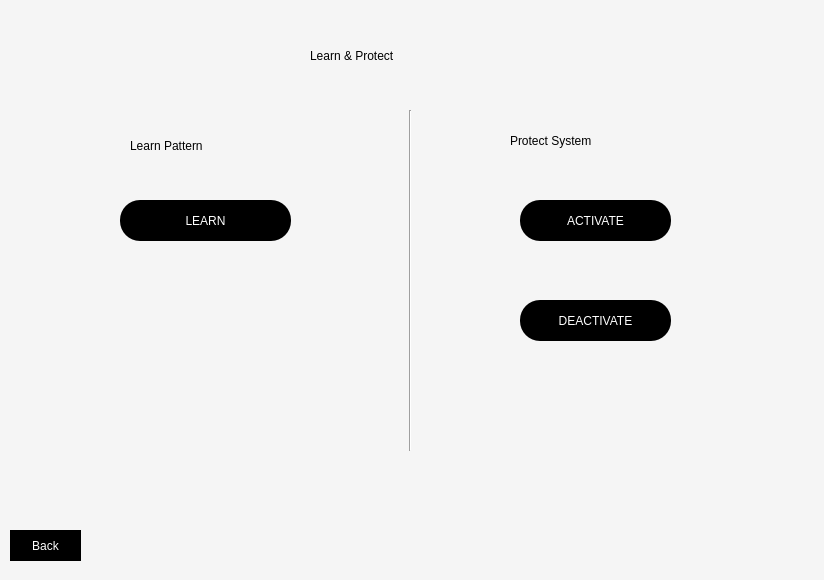
<?xml version="1.0" encoding="UTF-8"?>
<ui version="4.0">
 <class>dialog</class>
 <widget class="QDialog" name="dialog">
  <property name="geometry">
   <rect>
    <x>0</x>
    <y>0</y>
    <width>824</width>
    <height>580</height>
   </rect>
  </property>
  <property name="windowTitle">
   <string>Dialog</string>
  </property>
  <property name="styleSheet">
   <string notr="true">QWidget#dialog{
background-color:rgb(245, 245, 245);}</string>
  </property>
  <widget class="QLabel" name="label">
   <property name="geometry">
    <rect>
     <x>310</x>
     <y>40</y>
     <width>231</width>
     <height>31</height>
    </rect>
   </property>
   <property name="styleSheet">
    <string notr="true">font: 25 20pt &quot;Yu Mincho Light&quot;;color:rgb(0, 0, 0);
font: 25 48pt &quot;Yu Mincho Light&quot;;
font: 25 28pt &quot;Yu Mincho Light&quot;;
font: 25 18pt &quot;Yu Mincho Light&quot;;
font: 25 24pt &quot;Yu Mincho Light&quot;;
font: 25 24pt &quot;Yu Mincho Light&quot;;</string>
   </property>
   <property name="text">
    <string>Learn &amp; Protect</string>
   </property>
  </widget>
  <widget class="QPushButton" name="learn">
   <property name="geometry">
    <rect>
     <x>120</x>
     <y>200</y>
     <width>171</width>
     <height>41</height>
    </rect>
   </property>
   <property name="styleSheet">
    <string notr="true">border-radius:20px;
font: 25 12pt &quot;Yu Mincho Light&quot;;
background-color:rgb(0, 0, 0);color:rgb(255, 255, 255);
</string>
   </property>
   <property name="text">
    <string>LEARN</string>
   </property>
  </widget>
  <widget class="QPushButton" name="back2">
   <property name="geometry">
    <rect>
     <x>10</x>
     <y>530</y>
     <width>71</width>
     <height>31</height>
    </rect>
   </property>
   <property name="styleSheet">
    <string notr="true">border-radius:20px;
background-color:rgb(0, 0, 0);
color:rgb(255, 255, 255);</string>
   </property>
   <property name="text">
    <string>Back</string>
   </property>
  </widget>
  <widget class="Line" name="line">
   <property name="geometry">
    <rect>
     <x>400</x>
     <y>110</y>
     <width>20</width>
     <height>341</height>
    </rect>
   </property>
   <property name="orientation">
    <enum>Qt::Vertical</enum>
   </property>
  </widget>
  <widget class="QPushButton" name="activate">
   <property name="geometry">
    <rect>
     <x>520</x>
     <y>200</y>
     <width>151</width>
     <height>41</height>
    </rect>
   </property>
   <property name="styleSheet">
    <string notr="true">border-radius:20px;
font: 25 12pt &quot;Yu Mincho Light&quot;;
background-color:rgb(0, 0, 0);color:rgb(255, 255, 255);
</string>
   </property>
   <property name="text">
    <string>ACTIVATE</string>
   </property>
  </widget>
  <widget class="QPushButton" name="deactivate">
   <property name="geometry">
    <rect>
     <x>520</x>
     <y>300</y>
     <width>151</width>
     <height>41</height>
    </rect>
   </property>
   <property name="styleSheet">
    <string notr="true">border-radius:20px;
font: 25 12pt &quot;Yu Mincho Light&quot;;
background-color:rgb(0, 0, 0);color:rgb(255, 255, 255);
</string>
   </property>
   <property name="text">
    <string>DEACTIVATE</string>
   </property>
  </widget>
  <widget class="QLabel" name="label_2">
   <property name="geometry">
    <rect>
     <x>130</x>
     <y>130</y>
     <width>151</width>
     <height>31</height>
    </rect>
   </property>
   <property name="styleSheet">
    <string notr="true">font: 25 20pt &quot;Yu Mincho Light&quot;;color:rgb(0, 0, 0);
font: 25 18pt &quot;Yu Mincho Light&quot;;</string>
   </property>
   <property name="text">
    <string>Learn Pattern</string>
   </property>
  </widget>
  <widget class="QLabel" name="label_3">
   <property name="geometry">
    <rect>
     <x>510</x>
     <y>130</y>
     <width>161</width>
     <height>21</height>
    </rect>
   </property>
   <property name="styleSheet">
    <string notr="true">font: 25 20pt &quot;Yu Mincho Light&quot;;color:rgb(0, 0, 0);
font: 25 18pt &quot;Yu Mincho Light&quot;;</string>
   </property>
   <property name="text">
    <string>Protect System</string>
   </property>
  </widget>
  <widget class="QLabel" name="condition">
   <property name="geometry">
    <rect>
     <x>80</x>
     <y>250</y>
     <width>271</width>
     <height>51</height>
    </rect>
   </property>
   <property name="styleSheet">
    <string notr="true">font: 25 20pt &quot;Yu Mincho Light&quot;;color:rgb(255, 255, 255);
font: 25 18pt &quot;Yu Mincho Light&quot;;
font: 7pt &quot;MS Shell Dlg 2&quot;;</string>
   </property>
   <property name="text">
    <string/>
   </property>
  </widget>
  <widget class="QLabel" name="learningprogress1">
   <property name="geometry">
    <rect>
     <x>160</x>
     <y>360</y>
     <width>101</width>
     <height>21</height>
    </rect>
   </property>
   <property name="styleSheet">
    <string notr="true">font: 25 20pt &quot;Yu Mincho Light&quot;;color:rgb(0, 0, 0);
font: 25 14pt &quot;Yu Mincho Light&quot;;
</string>
   </property>
   <property name="text">
    <string/>
   </property>
  </widget>
  <widget class="QLabel" name="learningprogress2">
   <property name="geometry">
    <rect>
     <x>170</x>
     <y>320</y>
     <width>111</width>
     <height>21</height>
    </rect>
   </property>
   <property name="styleSheet">
    <string notr="true">font: 25 20pt &quot;Yu Mincho Light&quot;;color:rgb(255, 255, 255);
font: 25 14pt &quot;Yu Mincho Light&quot;;</string>
   </property>
   <property name="text">
    <string/>
   </property>
  </widget>
  <widget class="QLabel" name="label_4">
   <property name="geometry">
    <rect>
     <x>360</x>
     <y>470</y>
     <width>121</width>
     <height>21</height>
    </rect>
   </property>
   <property name="styleSheet">
    <string notr="true">font: 25 20pt &quot;Yu Mincho Light&quot;;color:rgb(0, 0, 0);
font: 25 14pt &quot;Yu Mincho Light&quot;;
font: 25 18pt &quot;Yu Mincho Light&quot;;</string>
   </property>
   <property name="text">
    <string/>
   </property>
  </widget>
 </widget>
 <resources/>
 <connections/>
</ui>
